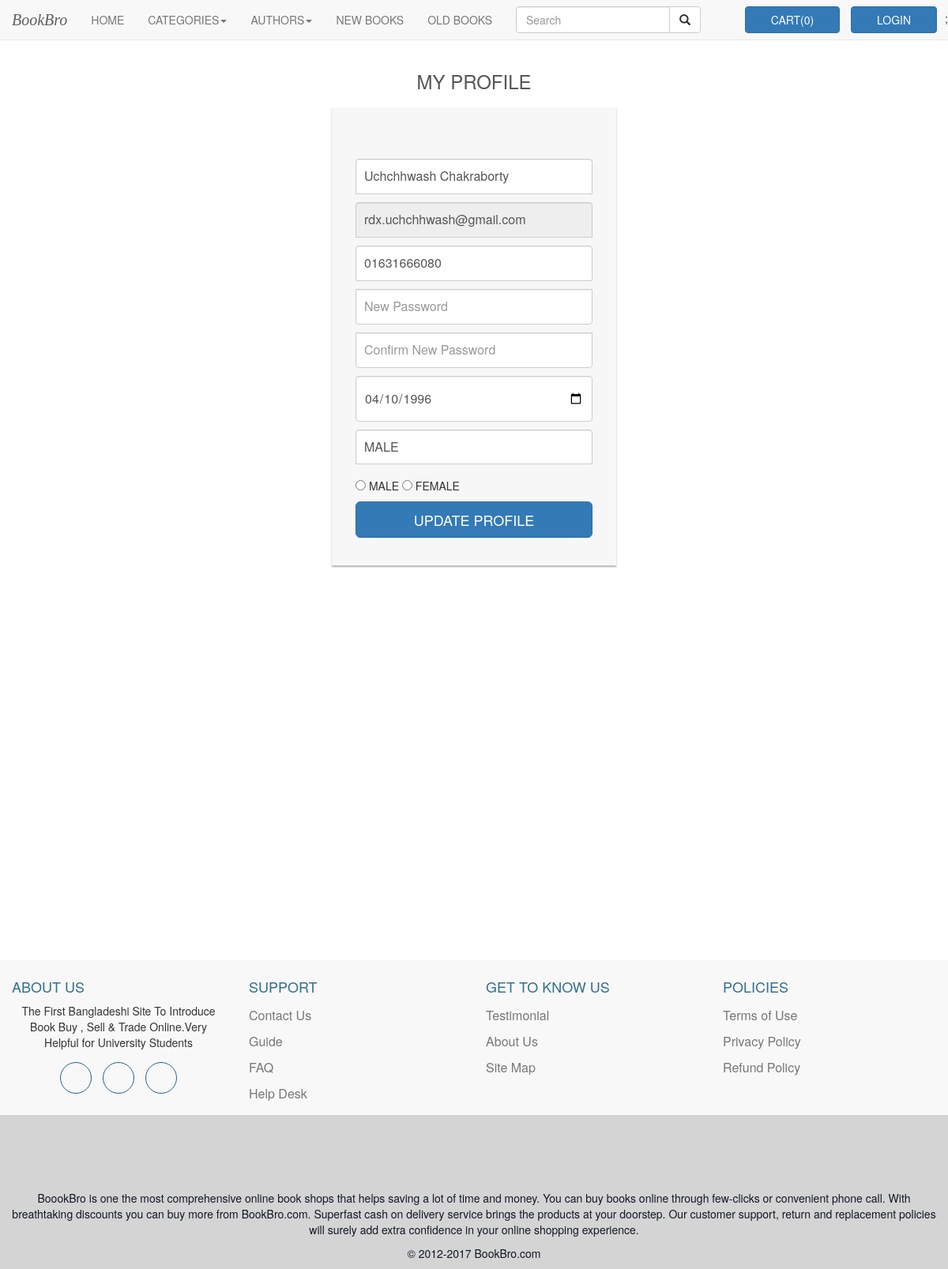
Page /myProfile.php (signed in) on the earlier database version.
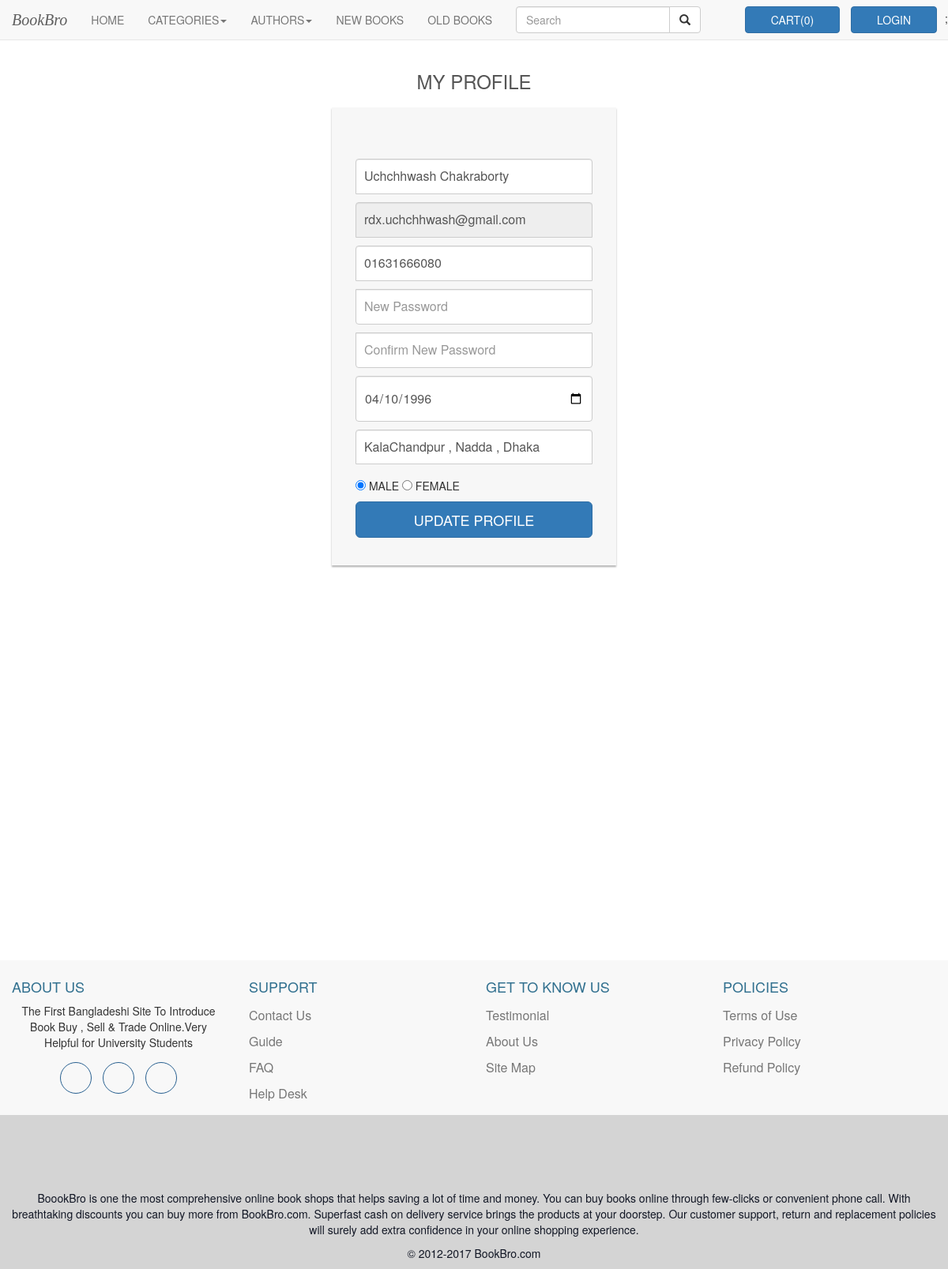
Same page on the later database version.
### tables this page shows
CREATE TABLE `user_info` (
  `user_id` int(11) NOT NULL,
  `full_name` varchar(50) NOT NULL,
  `email` varchar(50) NOT NULL,
  `mobile_no` varchar(20) NOT NULL,
  `password` varchar(20) NOT NULL,
  `dob` date NOT NULL,
  `gender` varchar(10) NOT NULL,
  `address` varchar(50) NOT NULL
);

### myProfile.php (the view, shortened to what this page needs)
<?php
require_once 'db/db_init.php' ;
include 'includes/head.php';
include 'includes/navigation.php';
?>
<link rel="stylesheet" href="css/signup.css">
<?php
$email = $_SESSION['email'];
$sql = "select * from user_info where email='$email'";
$showInfo=mysqli_query($conn,$sql);
?>
<?php $S=mysqli_fetch_assoc($showInfo);
?>
<div class="container">
    <div class="row">
        <div class="col-sm-6 col-md-4 col-md-offset-4">
            <h1 class="text-center login-title">MY PROFILE</h1>
            <div class="account-wall">
                <form class="form-signup" action=myprofileUpdate.php method="POST">
                    <input type="text" name="fname" class="form-control" placeholder="Full Name" required autofocus  value="<?php echo htmlentities($S['full_name']); ?>">
                    <input type="text" name="email" class="form-control" placeholder="Email" required autofocus readonly value="<?php echo htmlentities($S['email']); ?>">
                    <input type="text" name="mbNo" class="form-control" placeholder="Mobile No" required autofocus value="<?php echo htmlentities($S['mobile_no']); ?>">
                    <input type="password" name="pass" class="form-control" placeholder="New Password" required >
                    <input type="password" name="confirmpass" class="form-control" placeholder="Confirm New Password" required>
                    <input type="date" name="date" class="form-control" value="<?php echo htmlentities($S['dob']); ?>">
                    <input type="text" name="address" class="form-control" placeholder="Address" required autofocus value="<?php echo htmlentities($S['address']); ?>">
                    <div class="buying-selling-group" id="buying-selling-group" data-toggle="buttons" >
                        <input type="radio" name="gender" value="MALE" autocomplete="off" <?php if($S['gender']=="MALE"){echo " checked";}?>>  MALE
                        <input type="radio" name="gender" value="FEMALE" autocomplete="off" <?php if($S['gender']=="FEMALE"){echo " checked";}?>>  FEMALE
                    </div>
                    <button class="btn btn-lg btn-primary btn-block" type="submit" name="signup" value="submit">
                        UPDATE PROFILE</button>
                </form>
            </div>
        </div>
    </div>
</div>
<?php include 'includes/footer.php'; ?>
</body>
</html>

### includes/head.php (shortened to what this page needs)
<!DOCTYPE html>
<html>
    <head>
        <link rel="stylesheet" href="bootstrap-3.3.7\css\bootstrap.css">
        <link rel="stylesheet" href="css/style.css">
    </head>
    <body>

### includes/navigation.php (shortened to what this page needs)
<nav class="navbar navbar-default navbar-fixed-top">
    <div class="container-fluid">
        <a href="home.php" class="navbar-brand">BookBro</a>
        <ul class="nav navbar-nav">
            <li><a href="home.php">HOME</a></li>
            <li class="dropdown">
                <a href="#" class="dropdown-toggle" data-toggle="dropdown" data-hover="dropdown">CATEGORIES<span class="caret"></span></a>
            </li>
            <li class="dropdown">
                <a href="#" class="dropdown-toggle" data-toggle="dropdown">AUTHORS<span class="caret"></span></a>
            </li>
            <li><a href="new_books.php">NEW BOOKS</a></li>
            <li><a href="#">OLD BOOKS</a></li>
            <form class="navbar-form navbar-left">
                <div class="input-group">
                    <input type="text" class="form-control" placeholder="Search">
                    <div class="input-group-btn">
                        <button class="btn btn-default" type="submit">
                            <i class="glyphicon glyphicon-search"></i>
                        </button>
                    </div>
                </div>
            </form>
        </ul>
        <ul class="nav navbar-nav navbar-right">
            <button class="btn btn-primary navbar-btn  btn-md" id=cartButton onClick="document.location.href='orderDetails.php?bk_id=1'" >CART(0)</button>
            <?php
                if($_SESSION["login_status"]=="success")
                {
                echo "
                <button class=\"btn btn-primary navbar-btn  btn-md\" id=loginRedirect onClick=\"document.location.href='logout.php?'\">LOGOUT</button>; ";
                }
                else
                {
                echo "
                <button class=\"btn btn-primary navbar-btn  btn-md\" id=loginRedirect onClick=\"document.location.href='signIn.php?'\">LOGIN</button>; ";
                }
            ?>
        </ul>
    </div>
</nav>

### includes/footer.php
<footer class="text-center" id="footer">
    <section class="index-link">
        <div class="container">
            <div class="row">
                <div class="row">
                    <div class="col-md-3">
                        <div class="link-area">
                            <h3>ABOUT US</h3>
                            <P>The First Bangladeshi Site To Introduce Book Buy , Sell & Trade Online.Very Helpful for University Students</P>
                            <li class="fa-li"><a href="#"><i class="fa fa-twitter" aria-hidden="true" ></i></a></li>
                            <li class="fa-li"><a href="#"><i class="fa fa-facebook" aria-hidden="true"></i></a></li>
                            <li class="fa-li"><a href="#"><i class="fa fa-linkedin" aria-hidden="true"></i></a></li>
                        </div>
                    </div>
                    <div class="col-md-3">
                        <div class="link-area">
                            <h3>SUPPORT</h3>
                            <ul>
                                <li><a href="/BookBro/footer_contactUs.php"> Contact Us</a></li>
                                <li><a href="/BookBro/footer_guide.php"> Guide</a></li>
                                <li><a href="/BookBro/footer_faq.php"> FAQ</a></li>
                                <li><a href="/BookBro/footer_contact.php"> Help Desk</a></li>
                            </ul>
                        </div>
                    </div>
                    <div class="col-md-3">
                        <div class="link-area">
                            <h3>GET TO KNOW US</h3>
                            <ul>
                                <li><a href="/BookBro/footer_testimonial.php"> Testimonial</a></li>
                                <li><a href="/BookBro/footer_aboutUs.php"> About Us</a></li>
                                <li><a href="#"> Site Map</a></li>
                            </ul>
                        </div>
                    </div>
                    <div class="col-md-3">
                        <div class="link-area">
                            <h3>POLICIES</h3>
                            <ul>
                                <li><a href="/BookBro/footer_terms.php"> Terms of Use</a></li>
                                <li><a href="/BookBro/footer_policy.php"> Privacy Policy</a></li>
                                <li><a href="/BookBro/footer_refund.php"> Refund Policy</a></li>
                            </ul>
                        </div>
                    </div>
                </div>
            </div>
        </div>
    </section>
    <section class="index-social">
        <div class="container">
            <div class="row index-social-link text-center">
                <p class="copy-c">BoookBro is one the most comprehensive online book shops that helps saving a lot of time and money. You can buy books online through few-clicks or convenient phone call. With breathtaking discounts you can buy more from BookBro.com. Superfast cash on delivery service brings the products at your doorstep. Our customer support, return and replacement policies will surely add extra confidence in your online shopping experience.</p>
            </div>
            <div><p>© 2012-2017 BookBro.com</p></div>
        </div>
    </section>
</footer>

### css/style.css (style rules this page uses)
body { padding-top:50px; }
#footer { margin-top: 500px; }
.navbar-brand { font-size: 20px; font-style: italic; font-family: FANTASY; }
.navbar-default .navbar-brand { color:dodgerblue; }
#cartButton { margin-right: 10px; padding: 6px 32px; }
#loginRedirect { margin-right: 10px; padding: 6px 32px; }
.index-social { background-color:#2c2c2c; color:#fff; }
.link-area .fa-li { width:40px; height:40px; border-radius:50%; border:solid 1px #286090; list-style-type:none; margin:5px; display:inline-block; }
.index-link h3 { text-align:center; color:#31708f; text-align:left; }
.index-link { background-color:#f8f8f8; border-color: #e7e7e7; }
.index-link ul { padding:0px; }
.index-link ul li { list-style-type:none; }
.index-link ul li a { text-decoration:none; font-size:16px; color:#777; display:block; padding:5px 0; text-align:left; }
.copy-c { padding-top:15px; }
.h3, h3 { font-size: 18px; }
.index-social { background-color:#7b7b7b52; color:#121725; }

### css/signup.css (style rules this page uses)
.form-signup { max-width: 330px; padding: 15px; margin: 0 auto; }
.form-signup .form-control { position: relative; font-size: 16px; height: auto; padding: 10px; -webkit-box-sizing: border-box; -moz-box-sizing: border-box; box-sizing: border-box; }
.form-signup input[type="text"] { margin-bottom: -1px; border-bottom-left-radius: 0; border-bottom-right-radius: 0; }
.form-signup input[type="password"] { margin-bottom: 10px; border-top-left-radius: 0; border-top-right-radius: 0; }
.account-wall { margin-top: 20px; padding: 40px 0px 20px 0px; background-color: #f7f7f7; -moz-box-shadow: 0px 2px 2px rgba(0, 0, 0, 0.3); -webkit-box-shadow: 0px 2px 2px rgba(0, 0, 0, 0.3); box-shadow: 0px 2px 2px rgba(0, 0, 0, 0.3); }
.login-title { color: #555; font-size: 18px; font-weight: 400; display: block; }
.row { margin-top: 80px; }
.form-signup input[type="password"] { margin-top: 10px; }
.form-signup input[type="text"] { margin-bottom: 10px; }
.form-signup input[type="radio"] { margin-top: 10px; }
.btn-lg, .btn-group-lg > .btn { margin-top: 10px; }
.col-md-3 { margin-top: -156px; }
.login-title { font-size: 24px; }
.form-signup input[type="text"] { margin-top: 10px; }
.col-md-offset-4 { margin-top: -60px; }

Differences in the rows shown:
changed user_info "Uchchhwash Chakraborty": address "MALE" → "KalaChandpur , Nadda , Dhaka"; gender "☐" → "☑"
